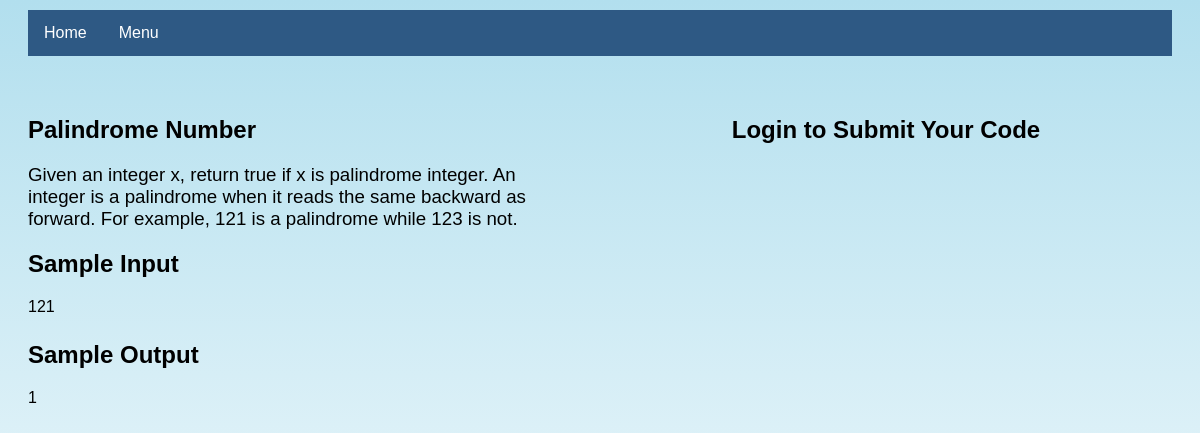
/problemset/problem/4/, run on the app's committed database.
### judge/models.py (models this page shows, shortened)
class Problem(models.Model):
    class Difficulty(models.TextChoices):
        easy = "EASY"
        medium = "MEDIUM"
        hard = "HARD"
    name = models.CharField(max_length=50)
    statement = models.TextField()
    code = models.CharField(max_length=10)
    difficulty = models.CharField(
        max_length=6,
        choices=Difficulty.choices,
        default=Difficulty.easy
    )

class TestCase(models.Model):
    input = models.TextField()
    output = models.TextField()
    problem = models.ForeignKey(Problem, on_delete=models.CASCADE)

### judge/views.py (the view)
# urls.py: path('problemset/problem/<int:question_id>/', views.detail, name = 'detail'),
def detail(request, question_id):
    pro = Problem.objects.get(pk=question_id)
    io=TestCase.objects.filter(problem=pro)[0]
    if request.method == 'GET':
        problem = get_object_or_404(Problem, pk = question_id)
        context = {'problem' : problem,'io':io,'problem':pro}
        return render(request, 'judge/problem.html', context)
    else:
        return submit(request, question_id)

### judge/templates/judge/problem.html (shortened to what this page needs)
<html>
<head>
</head>
<body>
  <div class="navbar">
      <a href="{% url 'index' %}">Home</a>
      <div class="dropdown">
          <button class="dropbtn">Menu
          </button>
      </div>
  </div>
<div class="container">
    <div class="problem-info">
        <h2>{{ problem.name }}</h2>
        <h3>{{ problem.statement }}</h3>
        <h2>Sample Input</h2>
        {{ io.input }}
        <h2 style="margin-top:25px">Sample Output</h2>
        {{ io.output }}
    </div>
    <div class="code-section">
        {% if request.user.is_authenticated %}
        <form method="post">
            {% csrf_token %}
            <input type="hidden" name="question_id" value="{{ problem.id }}">
            <label for="language">Language:</label>
            <select id="language" name="language">
                <option value="cpp">C++</option>
                <option value="python">Python</option>
                <option value="java">Java</option>
            </select>
            <br>
            <textarea id="code" name="code" rows="20" cols="80" placeholder="Type your code here..."></textarea>
            <br>
            <div class="submit-container">
                <button type="submit" class="submit-btn">Submit</button>
            </div>
        </form>
        {% else %}
        <h2 align='center'>Login to Submit Your Code</h2>
        {% endif %}
    </div>
</div>
</body>
</html>

### judge/templates/judge/problem.html (style rules this page uses)
body { background: linear-gradient(to bottom, #B2DFEE, #FFFFFF); font-family: Arial, Helvetica, sans-serif; }
.container { display: flex; justify-content: space-between; margin: 40px 20px; }
.problem-info { width: 45%; }
.code-section { width: 50%; text-align: center; }
h2 { font-weight: bold; }
h3 { font-weight: normal; }
.navbar { background-color: #2E5984; overflow: hidden; margin-top: 10px; margin-left: 20px; margin-right: 20px; }
.navbar a { float: left; color: white; text-align: center; padding: 14px 16px; text-decoration: none; font-size: 16px; }
.dropdown { float: left; overflow: hidden; }
.dropdown .dropbtn { font-size: 16px; border: none; outline: none; color: white; padding: 14px 16px; background-color: inherit; font-family: inherit; margin: 0; }

### data on the page
Problem: name "Palindrome Number", statement "Given an integer x, return true if x is palindrome integer. An integer is a palindrome when it reads the same backward as forward. For example, 121 is a palindrome while 123 is not."
TestCase: input "121", output "1"
